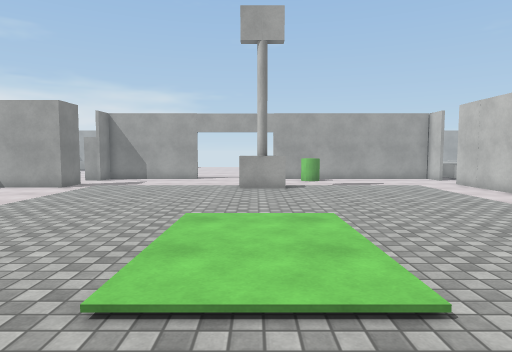
[1] (above)

16 first-person views from a walk through a scene from a Unity 3-D project. The camera is 1.4 m above the floor, tilts 4° down and sees 75° across. Doors are open. The floor is counted in squares, 1 m on a side. Each view is taken from the middle of a square. On the plan, view 1 faces up. The plan holds only what a view shows up to about 15 squares ahead; the rest is blank. The place goes on beyond the plan. The player character is not drawn. Surface patterns are stand-ins for the level's own textures.

[2]
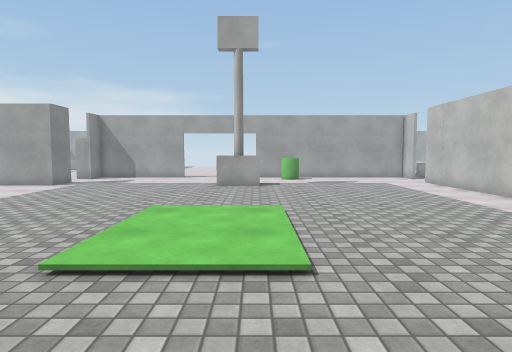

[3]
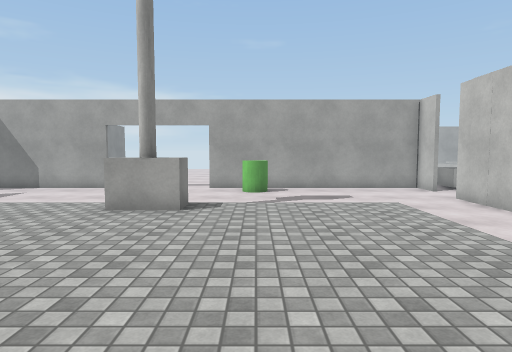

[4]
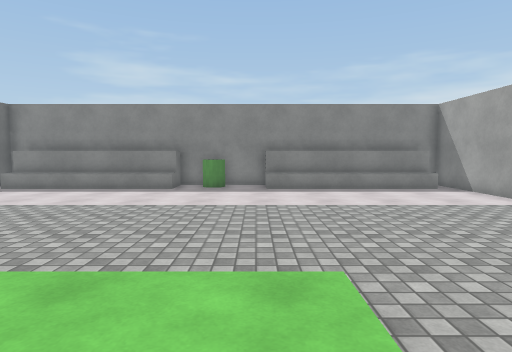

[5]
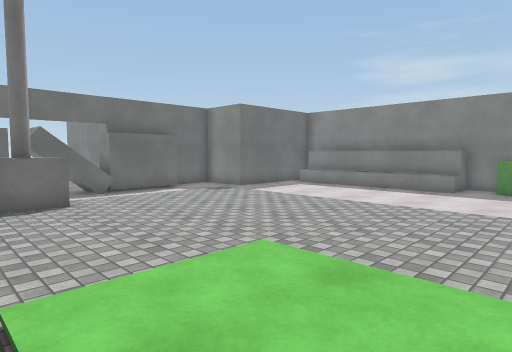

[6]
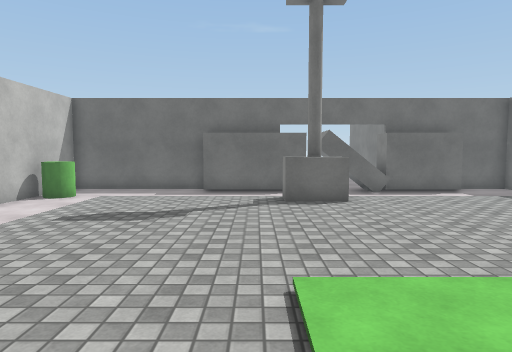

[7]
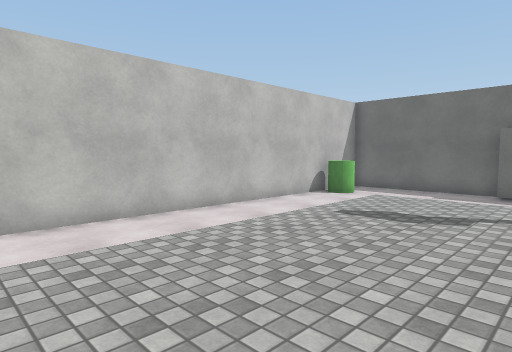

[8]
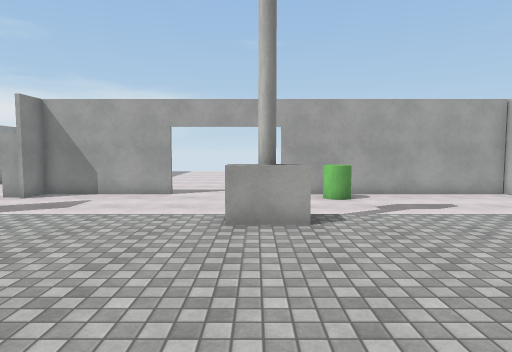

[9]
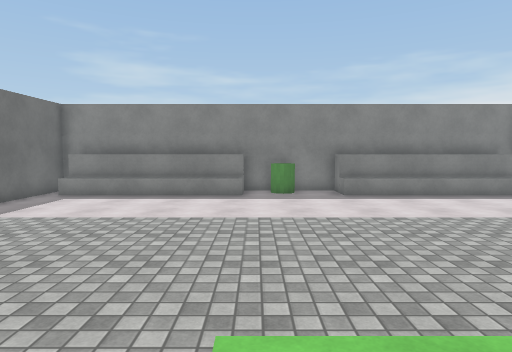

[10]
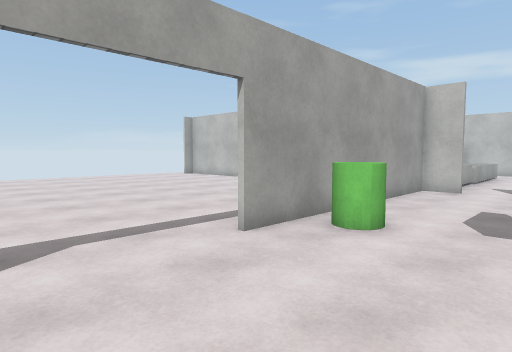

[11]
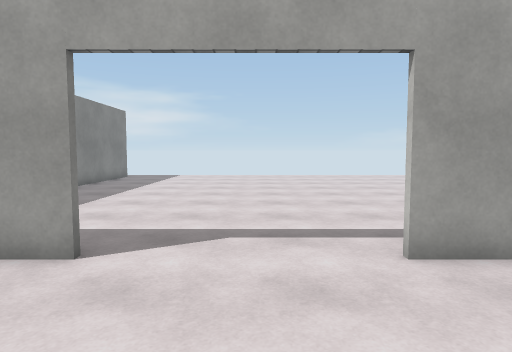

[12]
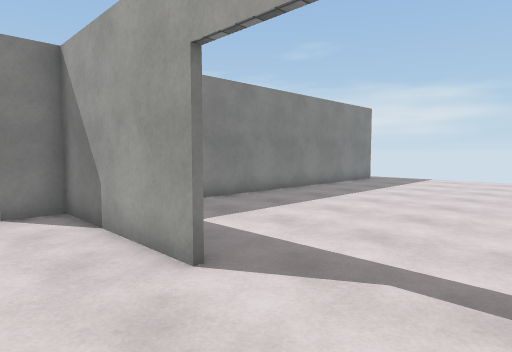

[13]
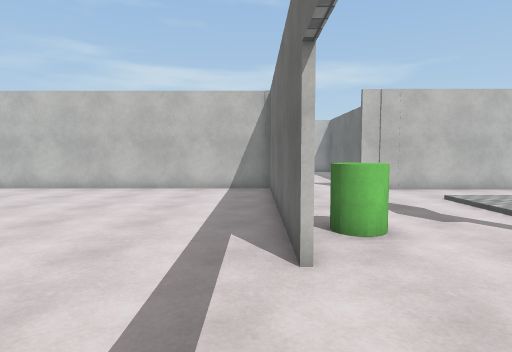

[14]
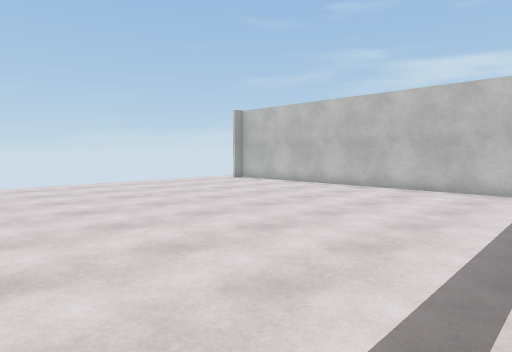

[15]
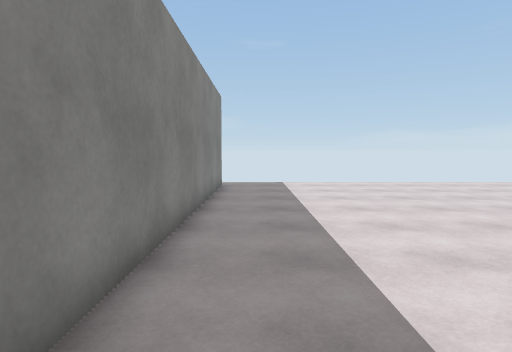

[16]
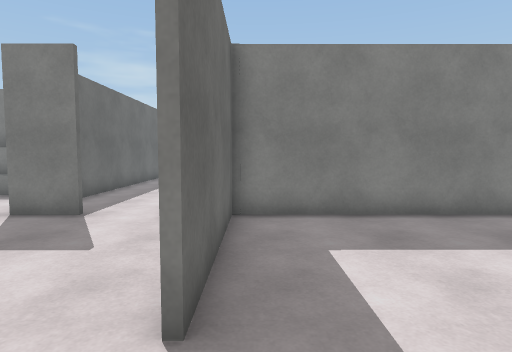

### Floor plan
Key: @ floor where view 1 was taken; # wall or solid block; . main floor; : floor 0.25 m higher than the main floor; / step, stairs or slope; D open door; ^ raised ledge; P pole; C green cylinder; B block.
Columns run from 15 left of view 1 to 10 right of it. Each row starts with its distance up from view 1.
 35        .............
 34       #.............
 33        ..............
 32       #...............
 31       #................
 30       #................. #
 29       #..................#
 28       #..................#
 27       #..................#
 26       #..................#
 25       #..................#
 24       #..................#
 23       #..................#
 22       #..................#
 21       #..................#
 20       #..................#
 19       ######DDDDD#########
 18       ............C......#
 17    .......................
 16 .......#.................#
 15 ##..####.................#
 14  ####.../..... PP...../..#
 13  ##^..../.....PPP...../..#
 12  ##^..../............./..#
 11  ##^..../............./..#
 10  ##^..../............./..#
  9  ##^..../............./..
  8  ##^..../............./.
  7  ##^..../.....///...../
  6  #....../.....:::...../
  5  #....../.....:::...../..#
  4  #C...../.....:::...../..#
  3  #....../.....:::...../..#
  2  ##^..../............./..#
  1  ##^..../............./..#
  0  ##^..../......@....../..#
 -1  ##^..../............./..#
 -2  ##^..../............./..#
 -3  ##^..../............./..#
 -4  ##^..../.....PPP...../..#
 -5  ###...........  ......CC#
 -6  #####  ....... ........C#
 -7         .BBBB^#BBBBB.....#
 -8        ##   B^#B  B#######

Where each view was taken, in squares from view 1:
view 1: 0 up, 0 right, facing up
view 2: 1 down, 1 right, facing up
view 3: 5 up, 3 right, facing up
view 4: 6 up, 2 right, facing left
view 5: 6 up, 2 right, facing down-left
view 6: 6 up, 2 right, facing down
view 7: 6 up, 2 right, facing down-right
view 8: 6 up, 0 right, facing up
view 9: 3 up, 1 right, facing left
view 10: 15 up, 3 left, facing up-right
view 11: 15 up, 1 left, facing up
view 12: 17 up, 0 right, facing up-left
view 13: 20 up, 3 left, facing right
view 14: 20 up, 3 left, facing up-right
view 15: 20 up, 7 left, facing up
view 16: 20 up, 1 left, facing left
